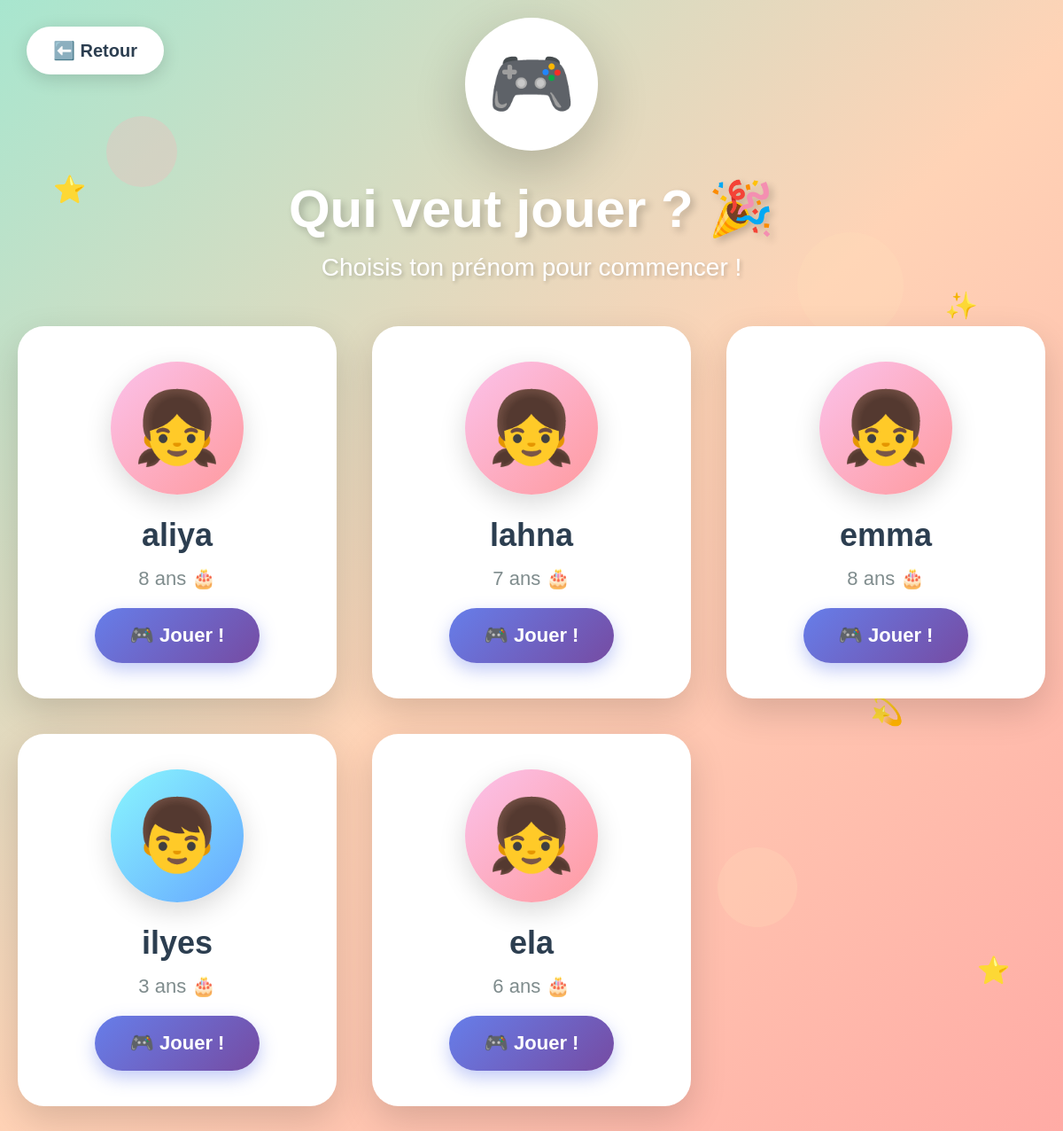
The app's page /selection-enfant/ (signed in) with its own data.
### authen/models.py (models this page shows, shortened)
class Enfant(models.Model):
    GENRE_CHOICES = [
        ('M', 'Garçon'),
        ('F', 'Fille'),
        ('A', 'Autre'),
    ]
    NIVEAU_AUTONOMIE_CHOICES = [
        ('faible', 'Faible autonomie'),
        ('moyen', 'Autonomie moyenne'),
        ('eleve', 'Autonomie élevée'),
    ]
    parent = models.ForeignKey(User, on_delete=models.CASCADE, related_name='enfants')
    prenom = models.CharField(max_length=100)
    nom = models.CharField(max_length=100)
    date_naissance = models.DateField()
    genre = models.CharField(max_length=1, choices=GENRE_CHOICES, default='M')
    niveau_autonomie = models.CharField(max_length=20, choices=NIVEAU_AUTONOMIE_CHOICES, default='moyen')
    besoins_specifiques = models.TextField(blank=True, null=True, help_text="Sensibilités, préférences, particularités...")
    couleur_preferee = models.CharField(max_length=50, blank=True, null=True)
    activites_preferees = models.TextField(blank=True, null=True, help_text="Jeux, activités favorites...")
    photo = models.ImageField(upload_to='enfants/', blank=True, null=True)
    created_at = models.DateTimeField(auto_now_add=True)
    updated_at = models.DateTimeField(auto_now=True)
    def age(self):
        from datetime import date
        today = date.today()
        return today.year - self.date_naissance.year - ((today.month, today.day) < (self.date_naissance.month, self.date_naissance.day))
    class Meta:
        verbose_name = "Enfant"
        verbose_name_plural = "Enfants"
        ordering = ['-created_at']

### authen/views.py (the view)
# urls.py: path('selection-enfant/', views.selection_enfant, name='selection_enfant'),
@login_required
def selection_enfant(request):
    enfants = Enfant.objects.filter(parent=request.user)
    context = {
        'enfants': enfants,
        'user': request.user,
    }
    return render(request, 'authen/selection_enfant.html', context)

### authen/templates/authen/selection_enfant.html (shortened to what this page needs)
<!DOCTYPE html>
<html lang="fr">
<head>
</head>
<body>
    <div class="bubble bubble1"></div>
    <div class="bubble bubble2"></div>
    <div class="bubble bubble5"></div>
    <div class="stars star1">⭐</div>
    <div class="stars star2">✨</div>
    <div class="stars star3">🌟</div>
    <div class="stars star4">💫</div>
    <div class="stars star5">⭐</div>
    <a href="/dashboard/" class="back-btn">
        ⬅️ Retour
    </a>
    <div class="container">
        <div class="header">
            <div class="logo-big">🎮</div>
            <h1>Qui veut jouer ? 🎉</h1>
            <p>Choisis ton prénom pour commencer !</p>
        </div>
        {% if enfants %}
            <div class="children-grid">
                {% for enfant in enfants %}
                <div class="child-card" onclick="window.location.href='/enfant/{{ enfant.id }}/dashboard/'">
                    <div class="child-avatar-big {% if enfant.genre == 'M' %}avatar-boy{% elif enfant.genre == 'F' %}avatar-girl{% else %}avatar-other{% endif %}">
                        {% if enfant.genre == 'M' %}
                            👦
                        {% elif enfant.genre == 'F' %}
                            👧
                        {% else %}
                            👤
                        {% endif %}
                    </div>
                    <h2 class="child-name-big">{{ enfant.prenom }}</h2>
                    <p class="child-age">{{ enfant.age }} ans 🎂</p>
                    <button class="play-btn">
                        🎮 Jouer !
                    </button>
                </div>
                {% endfor %}
            </div>
        {% endif %}
    </div>
</body>
</html>

### authen/templates/authen/selection_enfant.html (style rules this page uses)
* { margin: 0; padding: 0; box-sizing: border-box; }
body { font-family: 'Comic Sans MS', 'Arial Rounded MT Bold', sans-serif; background: linear-gradient(135deg, #a8e6cf 0%, #ffd3b6 50%, #ffaaa5 100%); min-height: 100vh; padding: 20px; overflow-x: hidden; }
.bubble { position: fixed; border-radius: 50%; opacity: 0.6; animation: float 15s infinite ease-in-out; z-index: 1; }
.bubble1 { width: 80px; height: 80px; background: rgba(255, 179, 186, 0.5); top: 10%; left: 10%; animation-delay: 0s; }
.bubble2 { width: 120px; height: 120px; background: rgba(255, 223, 186, 0.5); top: 20%; right: 15%; animation-delay: 2s; }
.bubble5 { width: 90px; height: 90px; background: rgba(255, 218, 185, 0.5); bottom: 20%; right: 25%; animation-delay: 8s; }
.container { max-width: 1400px; margin: 0 auto; position: relative; z-index: 10; }
.header { text-align: center; margin-bottom: 50px; animation: bounceIn 1s ease-out; }
.logo-big { width: 150px; height: 150px; background: white; border-radius: 50%; display: flex; align-items: center; justify-content: center; font-size: 80px; margin: 0 auto 30px; box-shadow: 0 20px 60px rgba(0,0,0,0.2); animation: rotate 4s ease-in-out infinite; }
.header h1 { font-size: 60px; color: white; text-shadow: 4px 4px 8px rgba(0,0,0,0.2); margin-bottom: 15px; }
.header p { font-size: 28px; color: white; text-shadow: 2px 2px 4px rgba(0,0,0,0.2); }
.children-grid { display: grid; grid-template-columns: repeat(auto-fit, minmax(300px, 1fr)); gap: 40px; margin-bottom: 40px; }
.child-card { background: white; border-radius: 30px; padding: 40px 30px; text-align: center; cursor: pointer; transition: all 0.4s cubic-bezier(0.68, -0.55, 0.265, 1.55); box-shadow: 0 15px 40px rgba(0,0,0,0.15); position: relative; overflow: hidden; animation: slideUp 0.6s ease-out; animation-fill-mode: both; }
.child-card:nth-child(1) { animation-delay: 0.1s; }
.child-card:nth-child(2) { animation-delay: 0.2s; }
.child-card:nth-child(3) { animation-delay: 0.3s; }
.child-card:nth-child(4) { animation-delay: 0.4s; }
.child-card::before { content: '✨'; position: absolute; font-size: 40px; top: 15px; right: 15px; opacity: 0; transform: scale(0); transition: all 0.3s; }
.child-avatar-big { width: 150px; height: 150px; border-radius: 50%; display: flex; align-items: center; justify-content: center; font-size: 80px; margin: 0 auto 25px; box-shadow: 0 10px 30px rgba(0,0,0,0.15); transition: all 0.3s; }
.avatar-boy { background: linear-gradient(135deg, #89f7fe 0%, #66a6ff 100%); }
.avatar-girl { background: linear-gradient(135deg, #fbc2eb 0%, #ff9a9e 100%); }
.child-name-big { font-size: 36px; color: #2c3e50; margin-bottom: 15px; font-weight: bold; }
.child-age { font-size: 22px; color: #7f8c8d; margin-bottom: 20px; }
.play-btn { background: linear-gradient(135deg, #667eea 0%, #764ba2 100%); color: white; padding: 18px 40px; border-radius: 50px; font-size: 22px; font-weight: bold; border: none; cursor: pointer; transition: all 0.3s; box-shadow: 0 8px 20px rgba(102, 126, 234, 0.4); display: inline-flex; align-items: center; gap: 10px; }
.back-btn { position: fixed; top: 30px; left: 30px; background: white; padding: 15px 30px; border-radius: 50px; text-decoration: none; color: #2c3e50; font-size: 20px; font-weight: bold; box-shadow: 0 5px 20px rgba(0,0,0,0.15); transition: all 0.3s; z-index: 100; display: inline-flex; align-items: center; gap: 10px; }
.stars { position: fixed; font-size: 30px; animation: twinkle 2s ease-in-out infinite; z-index: 1; }
.star1 { top: 15%; left: 5%; animation-delay: 0s; }
.star2 { top: 25%; right: 8%; animation-delay: 0.5s; }
.star3 { bottom: 30%; left: 12%; animation-delay: 1s; }
.star4 { top: 60%; right: 15%; animation-delay: 1.5s; }
.star5 { bottom: 15%; right: 5%; animation-delay: 2s; }

### records on screen
Enfant: prenom "aliya", age "8"
Enfant: prenom "lahna", age "7"
Enfant: prenom "emma", age "8"
Enfant: prenom "ilyes", age "3"
Enfant: prenom "ela", age "6"
